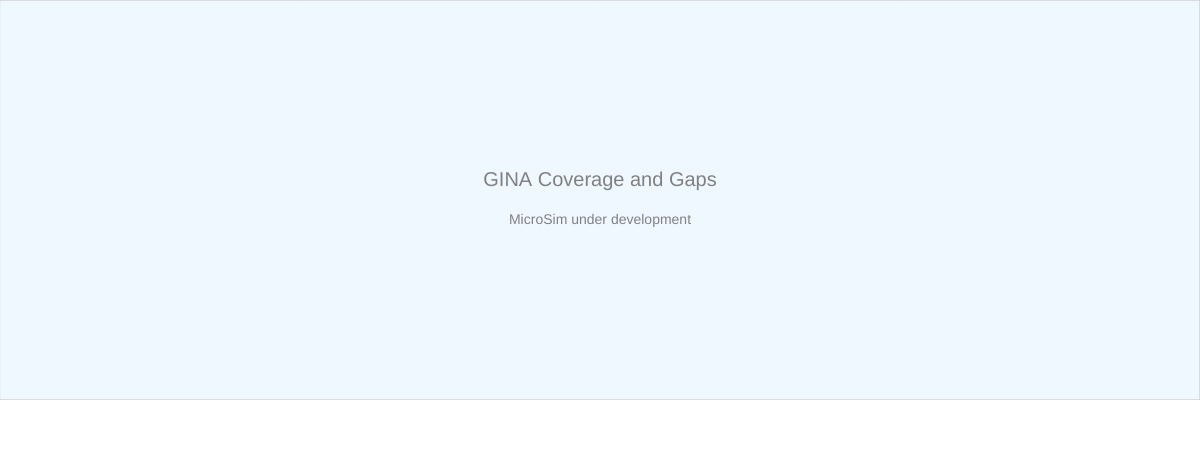
Frame 1 (no input)
Frame 60 (no input): identical to frame 1, image omitted
Frame 120 (the mouse pressed at the canvas centre since frame 60): identical to frame 1, image omitted

The p5.js sketch that drew this single still picture (run headless with seeded random() and noise() and a simulated clock; from frame 60 on, the mouse is pressed at the canvas centre):

// p5.js sketch
// ── sketch.js
// GINA Coverage and Gaps
// CANVAS_HEIGHT: 450
let drawHeight = 400;
let controlHeight = 50;
let canvasWidth, canvasHeight;

function updateCanvasSize() {
    const container = document.querySelector('main');
    canvasWidth = container ? container.offsetWidth : windowWidth;
    canvasHeight = drawHeight + controlHeight;
}

function setup() {
    updateCanvasSize();
    const canvas = createCanvas(canvasWidth, canvasHeight);
    canvas.parent(document.querySelector('main'));
    textSize(16);
}

function draw() {
    // Drawing area
    fill('aliceblue');
    stroke('silver');
    strokeWeight(1);
    rect(0, 0, canvasWidth, drawHeight);

    // Control area
    fill('white');
    noStroke();
    rect(0, drawHeight, canvasWidth, controlHeight);

    // Placeholder text
    fill('gray');
    noStroke();
    textAlign(CENTER, CENTER);
    textSize(20);
    text('GINA Coverage and Gaps', canvasWidth / 2, drawHeight / 2 - 20);
    textSize(14);
    text('MicroSim under development', canvasWidth / 2, drawHeight / 2 + 20);
}

function windowResized() {
    updateCanvasSize();
    resizeCanvas(canvasWidth, canvasHeight);
}

// ── main.html
<!DOCTYPE html>
<html lang="en">
<head>
    <meta charset="UTF-8">
    <meta name="viewport" content="width=device-width, initial-scale=1.0">
    <title>GINA Coverage and Gaps</title>
    <script src="https://cdnjs.cloudflare.com/ajax/libs/p5.js/1.11.1/p5.min.js"></script>
    <style>
        body {
            margin: 0;
            padding: 0;
            overflow-x: hidden;
            font-family: Arial, Helvetica, sans-serif;
        }
        main {
            display: block;
            width: 100%;
            max-width: 100%;
            box-sizing: border-box;
        }
        canvas {
            display: block;
        }
    </style>
</head>
<body>
    <main></main>
    <script src="sketch.js"></script>
</body>
</html>
